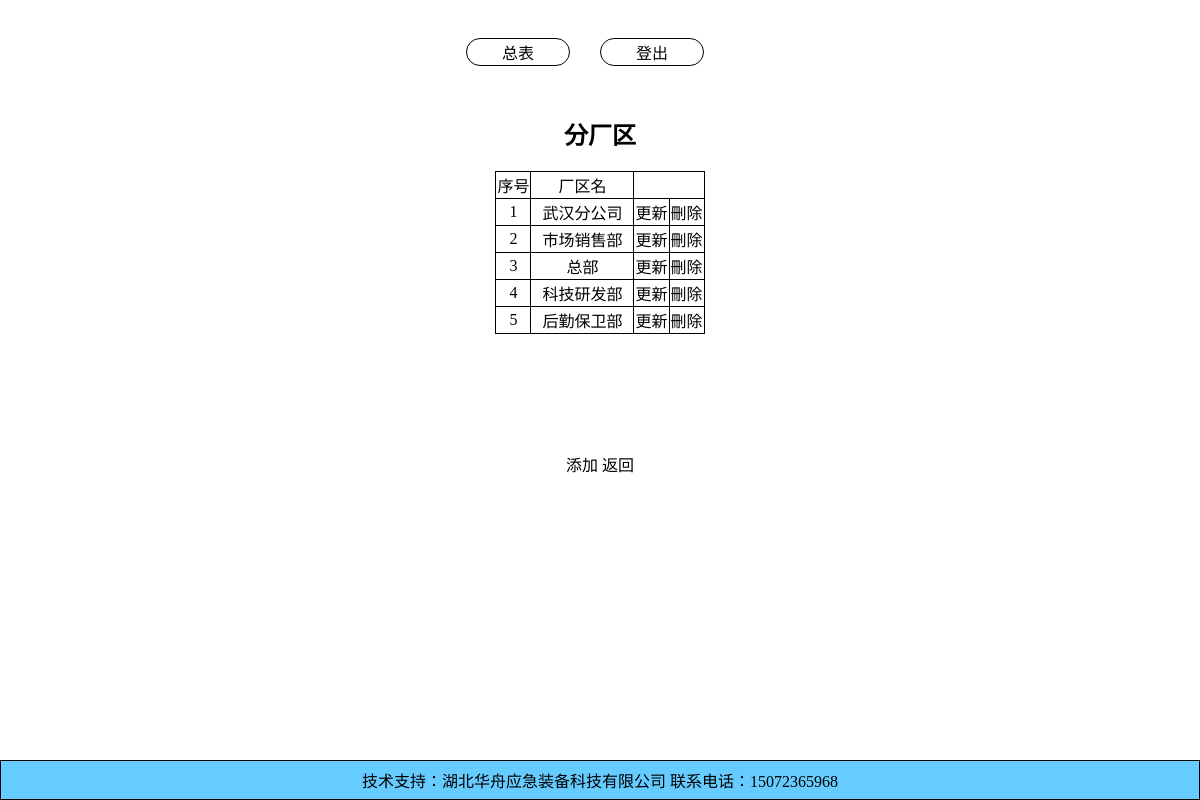
/app/levelTwo/1 (signed in), run on the app's committed database.
### app/models.py (models this page shows, shortened)
class LevelTwo(models.Model):
    id = models.AutoField(primary_key=True, auto_created=True)
    title = models.CharField(max_length=50, verbose_name='厂区名')
    bind = models.ForeignKey(LevelOne, default=None, on_delete=models.CASCADE)

### app/layout_view.py (the view)
# urls.py: path('levelTwo/<tableId>',levelTwo_view),
@login_required(login_url="/acount/login/")
def levelTwo_view(request,tableId):
    bindkey = LevelOne.objects.get(id = tableId)
    try:
        bindkey = LevelOne.objects.get(id = tableId)
        objLst = LevelTwo.objects.filter(bind = bindkey)
        obj = objLst[0]
        cs = getmodelfield('app', 'LevelTwo',exclude)
        header = getHeader(obj.__dict__,start = 1, end = (len(obj.__dict__) - 1),cs = cs)
        header1 = getHeader(obj.__dict__,start = 2, end = (len(obj.__dict__) - 1),cs = None)
        width = [100,100,100,100,100,100]
        renderFile = 'renderTable1.html'
        headerAndWidth = zip(header,width)
        totalData = loadData(objLst, header1)
        return render(request,renderFile,
                    {'headerAndWidth':headerAndWidth,
                    'totalData':totalData,'status':0,
                    'tableId':tableId,'tableName':'分厂区',
                    'modelName':'LevelTwo','goback':'/app/levelOne',
                    'nextLayout':'levelThree'})
    except:
        renderFile = 'renderTable1.html'
        return render(request,renderFile,
                    {'headerAndWidth':[],
                    'totalData':[],'status':0,
                    'tableId':tableId,'tableName':'',
                    'modelName':'LevelTwo','goback':'levelOne',
                    'nextLayout':'levelThree'})

### app/tools.py (called while the page is built)
def loadData(objLst,header:list) -> list:
    total = []
    for obj in objLst:
        dic = {}
        temp = []
        id = obj.id
        for i in header:
            temp.append(getattr(obj, i))
        dic['id'] = id
        dic['data'] = temp
        total.append(dic)
    return total

def getmodelfield(appname,modelname,exclude):
    modelobj = apps.get_model(appname, modelname)
    filed = modelobj._meta.fields
    fielddic = {}
    params = [f for f in filed if f.name not in exclude]
    for i in params:
        fielddic[i.name] = i.verbose_name
    return fielddic

def getHeader(obj:dict,**vardict) -> list:
    if vardict['cs'] is None:
        lst = []
        for i in obj:
            lst.append(i)
        return lst[vardict['start']:vardict['end']]
    else:
        cs = vardict['cs']
        lst = []
        for i in obj:
            if i not in cs:
                pass
            else:
                lst.append(cs[i])
        return lst[vardict['start']:vardict['end']]

### app/templates/renderTable1.html (shortened to what this page needs)
{% extends 'baseTemp.html' %}
{% block content %}
    <div style = 'width :300px; margin: 0 auto; text-align: center;'>
        <h2>{{tableName}}<h2>
    </div>
    <table style = 'margin: 0 auto; '>
        {% if status == 0 or status == 1%}
            <tr>
                <td width = {{width}}>序号</td>
                {% for header, width in headerAndWidth %}
                    <td width = {{width}}>{{header}}</td>
                {% endfor %}
            </tr>
        {% endif %}
        {% if status == 0 or status == 1%}
            {% for i in totalData %}
                <tr>
                    <td>{{forloop.counter}}</td>
                    {% if status == 0 %}
                        {% for j in i.data %}
                            <td><a href = '{{nextLayout}}/{{i.id}}'>{{j}}</a></td>
                        {% endfor %}
                        <td><a href = '/testapp/updateRow/{{modelName}}/{{i.id}}/{{tableId}}'>更新</a></td>
                        <td><a onclick = 'return delete_alert()' href = '/testapp/deleteRow/{{modelName}}/{{i.id}}/{{tableId}}'>刪除</a></td>
                    {% endif %}
                <tr>
            {% endfor %}
        {% endif %}
    </table>
    {% if status == 0 %}
        <div style = 'width:150px;margin: 10% auto;text-align: center;'>
            <a href = '/testapp/addSubTable/{{tableId}}/{{modelName}}'>添加</a>
            <a href = '{{goback}}'>返回</a>
        </div>
    {% endif %}
{% endblock %}

### app/templates/baseTemp.html (style rules this page uses)
a { text-decoration: none; outline: none; color: #000; }
table { border-radius: 5px; border-collapse: collapse; }
tr,td { border: 1px solid black; border-radius: 5px; text-align: center; }

### data on the page
LevelTwo: data "武汉分公司"
LevelTwo: data "市场销售部"
LevelTwo: data "总部"
LevelTwo: data "科技研发部"
LevelTwo: data "后勤保卫部"

### other printed values
{{ tableName }} "分厂区"
{{ header }} "厂区名"
